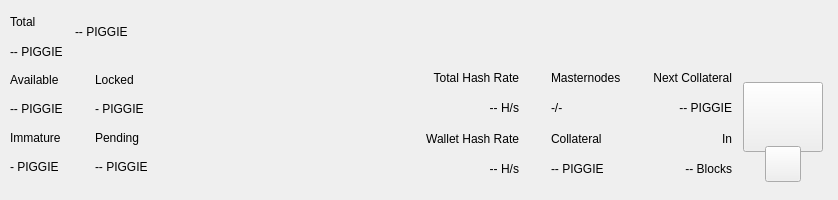
<?xml version="1.0" encoding="UTF-8"?>
<ui version="4.0">
 <class>TopBar</class>
 <widget class="QWidget" name="TopBar">
  <property name="geometry">
   <rect>
    <x>0</x>
    <y>0</y>
    <width>838</width>
    <height>200</height>
   </rect>
  </property>
  <property name="minimumSize">
   <size>
    <width>0</width>
    <height>200</height>
   </size>
  </property>
  <property name="maximumSize">
   <size>
    <width>16777215</width>
    <height>200</height>
   </size>
  </property>
  <property name="windowTitle">
   <string>Form</string>
  </property>
  <layout class="QVBoxLayout" name="verticalLayout_10" stretch="0">
   <property name="spacing">
    <number>0</number>
   </property>
   <property name="leftMargin">
    <number>0</number>
   </property>
   <property name="topMargin">
    <number>0</number>
   </property>
   <property name="rightMargin">
    <number>0</number>
   </property>
   <property name="bottomMargin">
    <number>0</number>
   </property>
   <item>
    <widget class="PFBorderImage" name="containerTop">
     <layout class="QVBoxLayout" name="verticalLayout_11">
      <property name="spacing">
       <number>0</number>
      </property>
      <property name="leftMargin">
       <number>0</number>
      </property>
      <property name="topMargin">
       <number>0</number>
      </property>
      <property name="rightMargin">
       <number>0</number>
      </property>
      <property name="bottomMargin">
       <number>0</number>
      </property>
      <item>
       <widget class="QWidget" name="top_container_2" native="true">
        <property name="minimumSize">
         <size>
          <width>0</width>
          <height>65</height>
         </size>
        </property>
        <layout class="QHBoxLayout" name="top_container">
         <property name="spacing">
          <number>0</number>
         </property>
         <property name="leftMargin">
          <number>10</number>
         </property>
         <property name="topMargin">
          <number>0</number>
         </property>
         <property name="rightMargin">
          <number>10</number>
         </property>
         <property name="bottomMargin">
          <number>0</number>
         </property>
         <item>
          <layout class="QHBoxLayout" name="horizontalLayout_4">
           <property name="spacing">
            <number>12</number>
           </property>
           <property name="rightMargin">
            <number>0</number>
           </property>
           <item>
            <widget class="QWidget" name="widgetAmount" native="true">
             <layout class="QVBoxLayout" name="verticalLayout_2">
              <property name="spacing">
               <number>2</number>
              </property>
              <property name="leftMargin">
               <number>0</number>
              </property>
              <property name="topMargin">
               <number>8</number>
              </property>
              <property name="rightMargin">
               <number>0</number>
              </property>
              <property name="bottomMargin">
               <number>0</number>
              </property>
              <item>
               <widget class="QLabel" name="labelTitle1">
                <property name="text">
                 <string>Total</string>
                </property>
               </widget>
              </item>
              <item>
               <widget class="PrivateQLabel" name="labelAmountPiv">
                <property name="text">
                 <string notr="true">-- PIGGIE</string>
                </property>
               </widget>
              </item>
             </layout>
            </widget>
           </item>
           <item alignment="Qt::AlignVCenter">
            <widget class="QWidget" name="widgetTopAmount" native="true">
             <property name="sizePolicy">
              <sizepolicy hsizetype="Preferred" vsizetype="Maximum">
               <horstretch>0</horstretch>
               <verstretch>0</verstretch>
              </sizepolicy>
             </property>
             <layout class="QHBoxLayout" name="horizontalLayout_5">
              <property name="spacing">
               <number>0</number>
              </property>
              <property name="leftMargin">
               <number>0</number>
              </property>
              <property name="topMargin">
               <number>0</number>
              </property>
              <property name="rightMargin">
               <number>0</number>
              </property>
              <property name="bottomMargin">
               <number>0</number>
              </property>
              <item alignment="Qt::AlignTop">
               <widget class="PrivateQLabel" name="labelAmountTopPiv">
                <property name="minimumSize">
                 <size>
                  <width>0</width>
                  <height>36</height>
                 </size>
                </property>
                <property name="styleSheet">
                 <string notr="true">padding:0px;margin:0px;</string>
                </property>
                <property name="text">
                 <string notr="true">-- PIGGIE</string>
                </property>
               </widget>
              </item>
             </layout>
            </widget>
           </item>
           <item>
            <spacer name="horizontalSpacer">
             <property name="orientation">
              <enum>Qt::Horizontal</enum>
             </property>
             <property name="sizeHint" stdset="0">
              <size>
               <width>40</width>
               <height>20</height>
              </size>
             </property>
            </spacer>
           </item>
           <item alignment="Qt::AlignRight">
            <widget class="QWidget" name="layoutSync" native="true">
             <property name="minimumSize">
              <size>
               <width>0</width>
               <height>36</height>
              </size>
             </property>
             <property name="maximumSize">
              <size>
               <width>16777215</width>
               <height>36</height>
              </size>
             </property>
             <layout class="QVBoxLayout" name="verticalLayout_9">
              <property name="leftMargin">
               <number>0</number>
              </property>
              <property name="topMargin">
               <number>0</number>
              </property>
              <property name="rightMargin">
               <number>0</number>
              </property>
              <property name="bottomMargin">
               <number>0</number>
              </property>
              <item>
               <widget class="ExpandableButton" name="pushButtonSync" native="true">
                <property name="minimumSize">
                 <size>
                  <width>36</width>
                  <height>36</height>
                 </size>
                </property>
                <property name="maximumSize">
                 <size>
                  <width>16777215</width>
                  <height>36</height>
                 </size>
                </property>
               </widget>
              </item>
             </layout>
            </widget>
           </item>
           <item>
            <widget class="ExpandableButton" name="pushButtonHDUpgrade" native="true">
             <property name="minimumSize">
              <size>
               <width>36</width>
               <height>36</height>
              </size>
             </property>
             <property name="maximumSize">
              <size>
               <width>16777215</width>
               <height>36</height>
              </size>
             </property>
            </widget>
           </item>
           <item>
            <widget class="ExpandableButton" name="pushButtonStack" native="true">
             <property name="minimumSize">
              <size>
               <width>36</width>
               <height>36</height>
              </size>
             </property>
             <property name="maximumSize">
              <size>
               <width>16777215</width>
               <height>36</height>
              </size>
             </property>
            </widget>
           </item>
           <item>
            <widget class="ExpandableButton" name="pushButtonConf" native="true">
             <property name="minimumSize">
              <size>
               <width>36</width>
               <height>36</height>
              </size>
             </property>
             <property name="maximumSize">
              <size>
               <width>16777215</width>
               <height>36</height>
              </size>
             </property>
            </widget>
           </item>
           <item>
            <widget class="ExpandableButton" name="pushButtonMasternodes" native="true">
             <property name="minimumSize">
              <size>
               <width>36</width>
               <height>36</height>
              </size>
             </property>
             <property name="maximumSize">
              <size>
               <width>16777215</width>
               <height>36</height>
              </size>
             </property>
            </widget>
           </item>
           <item>
            <widget class="ExpandableButton" name="pushButtonConsole" native="true">
             <property name="minimumSize">
              <size>
               <width>36</width>
               <height>36</height>
              </size>
             </property>
             <property name="maximumSize">
              <size>
               <width>16777215</width>
               <height>36</height>
              </size>
             </property>
            </widget>
           </item>
           <item>
            <widget class="ExpandableButton" name="pushButtonConnection" native="true">
             <property name="minimumSize">
              <size>
               <width>36</width>
               <height>36</height>
              </size>
             </property>
             <property name="maximumSize">
              <size>
               <width>16777215</width>
               <height>36</height>
              </size>
             </property>
            </widget>
           </item>
           <item>
            <widget class="ExpandableButton" name="pushButtonTor" native="true">
             <property name="minimumSize">
              <size>
               <width>36</width>
               <height>36</height>
              </size>
             </property>
             <property name="maximumSize">
              <size>
               <width>16777215</width>
               <height>36</height>
              </size>
             </property>
            </widget>
           </item>
           <item>
            <widget class="ExpandableButton" name="pushButtonLock" native="true">
             <property name="sizePolicy">
              <sizepolicy hsizetype="Expanding" vsizetype="Expanding">
               <horstretch>0</horstretch>
               <verstretch>0</verstretch>
              </sizepolicy>
             </property>
             <property name="minimumSize">
              <size>
               <width>36</width>
               <height>0</height>
              </size>
             </property>
             <property name="maximumSize">
              <size>
               <width>16777215</width>
               <height>36</height>
              </size>
             </property>
            </widget>
           </item>
           <item>
            <widget class="ExpandableButton" name="pushButtonTheme" native="true">
             <property name="minimumSize">
              <size>
               <width>36</width>
               <height>36</height>
              </size>
             </property>
             <property name="maximumSize">
              <size>
               <width>16777215</width>
               <height>36</height>
              </size>
             </property>
            </widget>
           </item>
           <item>
            <widget class="ExpandableButton" name="pushButtonFAQ" native="true">
             <property name="minimumSize">
              <size>
               <width>36</width>
               <height>36</height>
              </size>
             </property>
             <property name="maximumSize">
              <size>
               <width>16777215</width>
               <height>36</height>
              </size>
             </property>
            </widget>
           </item>
           <item>
            <widget class="ExpandableButton" name="pushButtonPrivacy" native="true">
             <property name="minimumSize">
              <size>
               <width>36</width>
               <height>36</height>
              </size>
             </property>
             <property name="maximumSize">
              <size>
               <width>16777215</width>
               <height>36</height>
              </size>
             </property>
            </widget>
           </item>
          </layout>
         </item>
        </layout>
       </widget>
      </item>
      <item>
       <widget class="QWidget" name="bottom_container" native="true">
        <property name="minimumSize">
         <size>
          <width>0</width>
          <height>135</height>
         </size>
        </property>
        <layout class="QHBoxLayout" name="botton_container">
         <property name="leftMargin">
          <number>10</number>
         </property>
         <property name="topMargin">
          <number>0</number>
         </property>
         <property name="rightMargin">
          <number>10</number>
         </property>
         <property name="bottomMargin">
          <number>10</number>
         </property>
         <item>
          <layout class="QHBoxLayout" name="horizontalLayout_3">
           <property name="spacing">
            <number>0</number>
           </property>
           <property name="bottomMargin">
            <number>9</number>
           </property>
           <item>
            <layout class="QVBoxLayout" name="verticalLayout_7">
             <property name="spacing">
              <number>0</number>
             </property>
             <property name="leftMargin">
              <number>0</number>
             </property>
             <property name="rightMargin">
              <number>0</number>
             </property>
             <item>
              <layout class="QHBoxLayout" name="horizontalLayout_2">
               <property name="spacing">
                <number>0</number>
               </property>
               <item>
                <layout class="QVBoxLayout" name="verticalLayout_6">
                 <item>
                  <widget class="QLabel" name="labelTitle5">
                   <property name="text">
                    <string>Available</string>
                   </property>
                  </widget>
                 </item>
                 <item>
                  <widget class="PrivateQLabel" name="labelAvailablePiv">
                   <property name="text">
                    <string>-- PIGGIE</string>
                   </property>
                  </widget>
                 </item>
                 <item>
                  <widget class="QLabel" name="labelTitle4">
                   <property name="text">
                    <string>Immature</string>
                   </property>
                  </widget>
                 </item>
                 <item>
                  <widget class="PrivateQLabel" name="labelImmaturePiv">
                   <property name="text">
                    <string notr="true">- PIGGIE</string>
                   </property>
                  </widget>
                 </item>
                </layout>
               </item>
               <item>
                <layout class="QVBoxLayout" name="verticalLayout_8">
                 <property name="leftMargin">
                  <number>32</number>
                 </property>
                 <item>
                  <widget class="QLabel" name="labelTitle6">
                   <property name="text">
                    <string>Locked</string>
                   </property>
                  </widget>
                 </item>
                 <item>
                  <widget class="PrivateQLabel" name="labelLockedPiv">
                   <property name="text">
                    <string>- PIGGIE</string>
                   </property>
                  </widget>
                 </item>
                 <item>
                  <widget class="QLabel" name="labelTitle3">
                   <property name="text">
                    <string>Pending</string>
                   </property>
                  </widget>
                 </item>
                 <item>
                  <widget class="PrivateQLabel" name="labelPendingPiv">
                   <property name="text">
                    <string notr="true">-- PIGGIE</string>
                   </property>
                  </widget>
                 </item>
                </layout>
               </item>
              </layout>
             </item>
            </layout>
           </item>
          </layout>
         </item>
         <item>
          <spacer name="horizontalSpacer_2">
           <property name="orientation">
            <enum>Qt::Horizontal</enum>
           </property>
           <property name="sizeHint" stdset="0">
            <size>
             <width>40</width>
             <height>20</height>
            </size>
           </property>
          </spacer>
         </item>
         <item>
          <layout class="QHBoxLayout" name="horizontalLayout_6">
           <property name="spacing">
            <number>0</number>
           </property>
           <property name="rightMargin">
            <number>0</number>
           </property>
           <property name="bottomMargin">
            <number>9</number>
           </property>
           <item>
            <widget class="QWidget" name="widgetStaking" native="true">
             <layout class="QVBoxLayout" name="verticalLayout_12">
              <property name="leftMargin">
               <number>32</number>
              </property>
              <property name="topMargin">
               <number>0</number>
              </property>
              <property name="rightMargin">
               <number>0</number>
              </property>
              <property name="bottomMargin">
               <number>0</number>
              </property>
              <item>
               <widget class="QLabel" name="labelNetworkHashRateTitle">
                <property name="text">
                 <string>Total Hash Rate</string>
                </property>
                <property name="textFormat">
                 <enum>Qt::AutoText</enum>
                </property>
                <property name="alignment">
                 <set>Qt::AlignRight|Qt::AlignTrailing|Qt::AlignVCenter</set>
                </property>
               </widget>
              </item>
              <item>
               <widget class="QLabel" name="labelNetworkHashRateValue">
                <property name="layoutDirection">
                 <enum>Qt::LeftToRight</enum>
                </property>
                <property name="text">
                 <string>-- H/s</string>
                </property>
                <property name="textFormat">
                 <enum>Qt::AutoText</enum>
                </property>
                <property name="alignment">
                 <set>Qt::AlignRight|Qt::AlignTrailing|Qt::AlignVCenter</set>
                </property>
               </widget>
              </item>
              <item>
               <widget class="QLabel" name="labelWalletHashRateTitle">
                <property name="text">
                 <string>Wallet Hash Rate</string>
                </property>
                <property name="textFormat">
                 <enum>Qt::AutoText</enum>
                </property>
                <property name="alignment">
                 <set>Qt::AlignRight|Qt::AlignTrailing|Qt::AlignVCenter</set>
                </property>
               </widget>
              </item>
              <item>
               <widget class="PrivateQLabel" name="labelWalletHashRateValue">
                <property name="text">
                 <string notr="true">-- H/s</string>
                </property>
                <property name="textFormat">
                 <enum>Qt::AutoText</enum>
                </property>
                <property name="alignment">
                 <set>Qt::AlignRight|Qt::AlignTrailing|Qt::AlignVCenter</set>
                </property>
               </widget>
              </item>
             </layout>
            </widget>
           </item>
           <item>
            <widget class="QWidget" name="widgetMasternodes" native="true">
             <layout class="QVBoxLayout">
              <property name="leftMargin">
               <number>32</number>
              </property>
              <property name="topMargin">
               <number>0</number>
              </property>
              <property name="rightMargin">
               <number>0</number>
              </property>
              <property name="bottomMargin">
               <number>0</number>
              </property>
              <item>
               <widget class="QLabel" name="labelMasternodesTitle">
                <property name="text">
                 <string>Masternodes</string>
                </property>
               </widget>
              </item>
              <item>
               <widget class="PrivateQLabel" name="labelMasternodeCount">
                <property name="text">
                 <string>-/-</string>
                </property>
               </widget>
              </item>
              <item>
               <widget class="QLabel" name="labelCollateralTitle">
                <property name="text">
                 <string>Collateral</string>
                </property>
               </widget>
              </item>
              <item>
               <widget class="QLabel" name="labelCollateralValue">
                <property name="text">
                 <string notr="true">-- PIGGIE</string>
                </property>
               </widget>
              </item>
             </layout>
            </widget>
           </item>
           <item>
            <widget class="QWidget" name="widgetNextCollateral" native="true">
             <layout class="QVBoxLayout" name="verticalLayout_12">
              <property name="leftMargin">
               <number>32</number>
              </property>
              <property name="topMargin">
               <number>0</number>
              </property>
              <property name="rightMargin">
               <number>0</number>
              </property>
              <property name="bottomMargin">
               <number>0</number>
              </property>
              <item>
               <widget class="QLabel" name="labelNextMasternodesTitle">
                <property name="text">
                 <string>Next Collateral</string>
                </property>
                <property name="textFormat">
                 <enum>Qt::AutoText</enum>
                </property>
                <property name="alignment">
                 <set>Qt::AlignRight|Qt::AlignTrailing|Qt::AlignVCenter</set>
                </property>
               </widget>
              </item>
              <item>
               <widget class="QLabel" name="labelNextCollateralValue">
                <property name="text">
                 <string>-- PIGGIE</string>
                </property>
                <property name="textFormat">
                 <enum>Qt::AutoText</enum>
                </property>
                <property name="alignment">
                 <set>Qt::AlignRight|Qt::AlignTrailing|Qt::AlignVCenter</set>
                </property>
               </widget>
              </item>
              <item>
               <widget class="QLabel" name="labelRemainingBlocks">
                <property name="text">
                 <string>In</string>
                </property>
                <property name="textFormat">
                 <enum>Qt::AutoText</enum>
                </property>
                <property name="alignment">
                 <set>Qt::AlignRight|Qt::AlignTrailing|Qt::AlignVCenter</set>
                </property>
               </widget>
              </item>
              <item>
               <widget class="QLabel" name="labelNextCollateralBlocks">
                <property name="text">
                 <string notr="true">-- Blocks</string>
                </property>
                <property name="textFormat">
                 <enum>Qt::AutoText</enum>
                </property>
                <property name="alignment">
                 <set>Qt::AlignRight|Qt::AlignTrailing|Qt::AlignVCenter</set>
                </property>
               </widget>
              </item>
             </layout>
            </widget>
           </item>
          </layout>
         </item>
         <item>
          <widget class="QWidget" name="qrContainer" native="true">
           <property name="sizePolicy">
            <sizepolicy hsizetype="Preferred" vsizetype="Minimum">
             <horstretch>0</horstretch>
             <verstretch>0</verstretch>
            </sizepolicy>
           </property>
           <property name="minimumSize">
            <size>
             <width>90</width>
             <height>110</height>
            </size>
           </property>
           <property name="maximumSize">
            <size>
             <width>90</width>
             <height>110</height>
            </size>
           </property>
           <layout class="QVBoxLayout" name="containerQR">
            <property name="spacing">
             <number>0</number>
            </property>
            <property name="leftMargin">
             <number>5</number>
            </property>
            <property name="topMargin">
             <number>10</number>
            </property>
            <property name="rightMargin">
             <number>5</number>
            </property>
            <property name="bottomMargin">
             <number>0</number>
            </property>
            <item>
             <widget class="QPushButton" name="btnQr">
              <property name="minimumSize">
               <size>
                <width>70</width>
                <height>70</height>
               </size>
              </property>
              <property name="maximumSize">
               <size>
                <width>16777215</width>
                <height>70</height>
               </size>
              </property>
              <property name="focusPolicy">
               <enum>Qt::NoFocus</enum>
              </property>
              <property name="text">
               <string/>
              </property>
              <property name="iconSize">
               <size>
                <width>70</width>
                <height>70</height>
               </size>
              </property>
             </widget>
            </item>
            <item>
             <spacer name="verticalSpacer">
              <property name="orientation">
               <enum>Qt::Vertical</enum>
              </property>
              <property name="sizeType">
               <enum>QSizePolicy::Fixed</enum>
              </property>
              <property name="sizeHint" stdset="0">
               <size>
                <width>20</width>
                <height>20</height>
               </size>
              </property>
             </spacer>
            </item>
            <item alignment="Qt::AlignHCenter|Qt::AlignBottom">
             <widget class="QPushButton" name="pushButtonQR">
              <property name="minimumSize">
               <size>
                <width>36</width>
                <height>36</height>
               </size>
              </property>
              <property name="maximumSize">
               <size>
                <width>36</width>
                <height>36</height>
               </size>
              </property>
              <property name="focusPolicy">
               <enum>Qt::NoFocus</enum>
              </property>
              <property name="text">
               <string/>
              </property>
             </widget>
            </item>
           </layout>
          </widget>
         </item>
        </layout>
       </widget>
      </item>
     </layout>
    </widget>
   </item>
  </layout>
 </widget>
 <customwidgets>
  <customwidget>
   <class>ExpandableButton</class>
   <extends>QWidget</extends>
   <header>qt/pivx/expandablebutton.h</header>
   <container>1</container>
  </customwidget>
  <customwidget>
   <class>PFBorderImage</class>
   <extends>QFrame</extends>
   <header>qt/pivx/pfborderimage.h</header>
   <container>1</container>
  </customwidget>
  <customwidget>
   <class>PrivateQLabel</class>
   <extends>QLabel</extends>
   <header>qt/pivx/privatelabel.h</header>
   <container>0</container>
  </customwidget>
 </customwidgets>
 <resources/>
 <connections/>
</ui>
